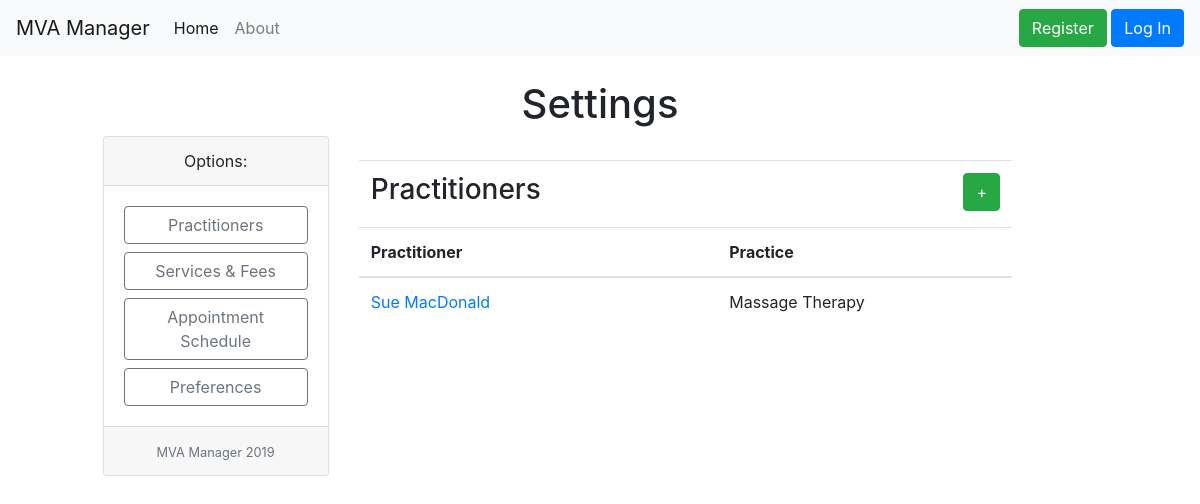
The page /settings/practitioners on the database as committed earlier.
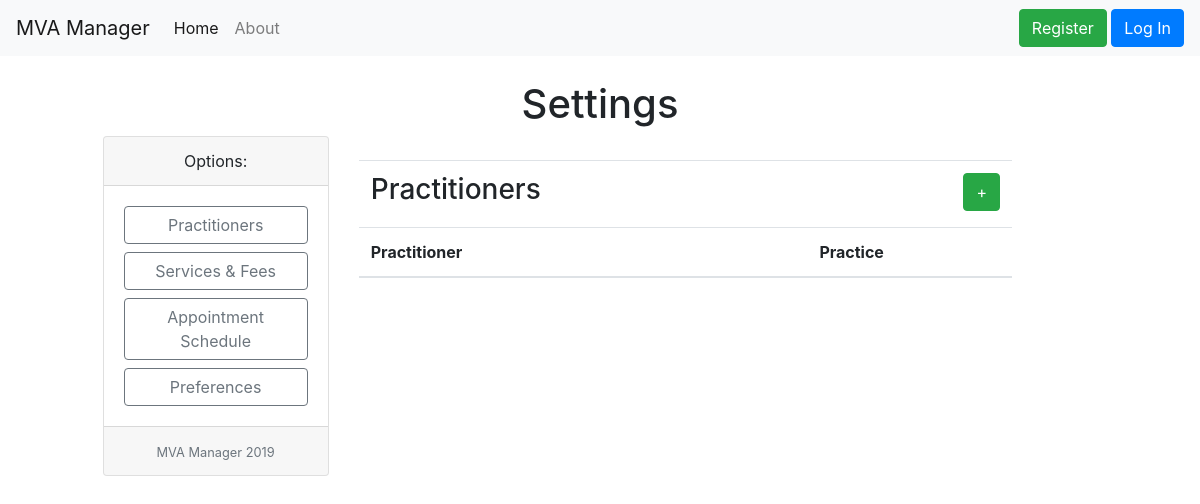
The same page on the database as committed later.
### mvaManager/models.py (models this page shows)
class Practitioner(db.Model):
  id = db.Column(db.Integer, primary_key=True)
  firstName = db.Column(db.String(20), nullable=False)
  lastName = db.Column(db.String(20), nullable=False)
  practice = db.Column(db.String(20), nullable=False)
  certificateNumber = db.Column(db.String(10), nullable=False)

### mvaManager/settings/routes.py (the view)
@settings.route('/settings/practitioners')
def practitioners():
  practitioners = Practitioner.query.all()
  return render_template('practitioners/practitioners.html', title="Practitioners", practitioners=practitioners)

### mvaManager/templates/practitioners/practitioners.html
{% extends "settings.html" %}
  {% block settings %}
  <br>
  <table class="table">
    <thead>
      <tr>
        <td> <h3> Practitioners </h3></td>
        <td style="text-align:right"> <a class="btn btn-success" href="{{ url_for('settings.addpractitioner')}}"> + </a></td>
      </tr>
      <tr>
        <th scope="col"> Practitioner </td>
        <th scope="col"> Practice </td>
      </tr>
    </thead>
    <tbody>
  {% for practitioner in practitioners %}
    <tr>
      <td> <a href="{{ url_for('settings.practitioner', practitioner_id=practitioner.id) }}"> {{ practitioner.firstName }} {{ practitioner.lastName }}</a></td>
      <td> {{ practitioner.practice }}</td>
    </tr>
  {% endfor %}
  </tbody>
</table>
  {% endblock %}

Rows that differ between the two databases and show on the page:
removed Practitioner: firstName "Sue", lastName "MacDonald", practice "Massage Therapy"
